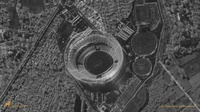
#> input picture IP/Lab_1/sar_1.jpg, 200 x 112 px, shrunk from 1200 x 675 before the run, found by its file name
$ jupyter execute 'DE_IP_2025_Task_2_Ermakov_3823B1PR3 (1).ipynb'
#> lines starting #> are read from the running program, lines starting #| are printed output that depends on the picture; long printed decimals are rounded
[cell 1]
import numpy as np
import cv2
import matplotlib.pyplot as plt

# Наложение и удаление шума

[cell 2]
image = cv2.imread('sar_1.jpg')
#> image is the input picture: shape (112, 200, 3); mean B, G, R 78, 78.2, 78.3
image_gray = cv2.cvtColor(image, cv2.COLOR_BGR2GRAY)

[cell 3]
plt.imshow(image_gray, cmap="gray")

[cell 4]
# Gaussian noise
mean = 0
stddev = 100
noise_gauss = np.zeros(image_gray.shape, np.uint8)
cv2.randn(noise_gauss, mean, stddev)

[cell 5]
plt.imshow(noise_gauss, cmap="gray")

[cell 6]
# Salt and pepper
noise =  np.random.randint(0, 101, size = (image_gray.shape[0], image_gray.shape[1]), dtype=int)
zeros_pixel = np.where(noise == 0)
ones_pixel = np.where(noise == 100)

[cell 7]
bg_image = np.ones(image_gray.shape, np.uint8) * 128

[cell 8]
bg_image[zeros_pixel] = 0
bg_image[ones_pixel] = 255

[cell 9]
plt.imshow(bg_image, cmap="gray")

[cell 10]
image_noise_gauss = cv2.add(image_gray,noise_gauss)
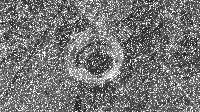
#> image_noise_gauss: shape (112, 200); min 25, max 255, mean 116.9

[cell 11]
plt.imshow(image_noise_gauss, cmap="gray")

[cell 12]
from skimage.metrics import structural_similarity, mean_squared_error
mse_gauss = mean_squared_error(image_gray, image_noise_gauss)
#> mse_gauss = 4324
(ssim, diff) = structural_similarity(image_gray, image_noise_gauss, full=True)
#> ssim = 0.204
print(mse_gauss, ssim)
#| 4323.990 0.2035

[cell 13]
image_gauss_median = cv2.medianBlur(image_noise_gauss, 3)
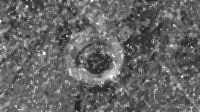
#> image_gauss_median: shape (112, 200); min 34, max 255, mean 101.6

[cell 14]
mse_gauss_median = mean_squared_error(image_gray, image_gauss_median)
#> mse_gauss_median = 1209.4
(ssim_gauss_median, diff) = structural_similarity(image_gray,  image_gauss_median, full=True)
#> ssim_gauss_median = 0.375

[cell 15]
print(mse_gauss_median, ssim_gauss_median)
#| 1209.405 0.3746

[cell 16]
plt.imshow(image_gauss_median, cmap="gray")

[cell 17]
import copy

image_sp = copy.deepcopy(image_gray)

image_sp[zeros_pixel] = 0
image_sp[ones_pixel] = 255

[cell 18]
plt.imshow(image_sp, cmap="gray")

[cell 19]
mse_sp = mean_squared_error(image_gray, image_sp)
#> mse_sp = 418.8
(ssim_sp, diff) = structural_similarity(image_gray, image_sp, full=True)
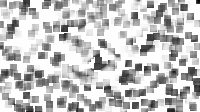
#> diff: shape (112, 200) float64; min -0.159, max 1, mean 0.729; drawn with min black and max white
#> ssim_sp = 0.728
print(mse_sp, ssim_sp)
#| 418.826 0.7284

[cell 20]
image_sp_median = cv2.medianBlur(image_sp, 3)
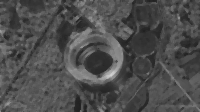
#> image_sp_median: shape (112, 200); min 33, max 210, mean 77.8

[cell 21]
mse_sp_median = mean_squared_error(image_gray, image_sp_median)
#> mse_sp_median = 149.6
(ssim_sp_median, diff) = structural_similarity(image_gray, image_sp_median, full=True)
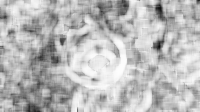
#> diff: shape (112, 200) float64; min 0.0378, max 0.996, mean 0.728
#> ssim_sp_median = 0.729
print(mse_sp_median, ssim_sp_median)
#| 149.563 0.7289

# Другие типы фильтров

[cell 22]
image_gauss_gauss = cv2.GaussianBlur(image_noise_gauss,(5,5),0)

[cell 23]
image_gauss_bilat = cv2.bilateralFilter(image_noise_gauss,9,75,75)

[cell 24]
image_gauss_nlm = cv2.fastNlMeansDenoising(image_noise_gauss, h = 20)

[cell 25]
import math

def geom(a):
    prod = 1
    for i in range(a.shape[0]):
        prod1 = 1
        for j in range(a.shape[1]):
            prod1 *= a[i,j]
        prod1 = math.pow(prod1, 1.0/9.0)
        prod *= prod1
    return prod

def proc(img, filter):
    img_res = copy.deepcopy(img)
    for i in range(0,img.shape[0] -2):
        for j in range(0,img.shape[1] -2):
            img_res[i:i+3, j:j+3] = filter(img[i:i+3, j:j+3])
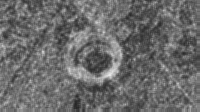
#> img_res: shape (112, 200); min 38, max 232, mean 106
    return img_res

res = proc(image_noise_gauss, geom)

[cell 26]
plt.imshow(res, cmap="gray")

[cell 27]
mse_geom = mean_squared_error(image_gray, res)
(ssim_geom, diff) = structural_similarity(image_gray, res, full=True)
print(mse_geom, ssim_geom)
#| 1310.651 0.3242

# 2D свертка

[cell 28]
# averaging filter
kernel_5 = np.ones((5,5),np.float32)/25
image_k5 = cv2.filter2D(image_gray,-1,kernel_5)
# blured_image = cv2.blur(img,(5,5))
image_b5 = cv2.blur(image_gray,(5,5))

[cell 29]
mse_kb = mean_squared_error(image_k5, image_b5)
(ssim_kb, diff) = structural_similarity(image_k5, image_b5, full=True)
#> diff: shape (112, 200) float64; every value is 1
print(mse_kb, ssim_kb)
#| 0.0 1.0

[cell 30]
# Laplasian
kernel_lapl = np.array([[0,-10,0],
                        [-10,40,-10],
                        [0,-10,0]], np.float32)

[cell 31]
image_lapl = cv2.filter2D(image_gray,-1,kernel_lapl)

[cell 32]
plt.imshow(image_lapl, cmap="gray")

[cell 33]
# ДЗ 2
# Зашумить изображение при помощи шума гаусса, постоянного шума.
# Протестировать медианный фильтр, фильтр гаусса, билатериальный фильтр, фильтр нелокальных средних с различными параметрами.
# Выяснить, какой фильтр показал лучший результат фильтрации шума.

[cell 34]
import cv2
import numpy as np
import matplotlib.pyplot as plt

def psnr(img1, img2):
    mse = np.mean((img1 - img2) ** 2)
    if mse == 0:
        return float('inf')
    max_pixel = 255.0
    psnr = 20 * np.log10(max_pixel / np.sqrt(mse))
    return psnr

img = cv2.imread('sar_1.jpg', cv2.IMREAD_GRAYSCALE)

gn = np.random.normal(0, 25, img.shape).astype(np.uint8)
img_gn = cv2.add(img, gn)

un = np.random.uniform(-50, 50, img.shape).astype(np.uint8)
img_un = cv2.add(img, un)

kernel_sizes = [3, 5]
sigma_values = [1, 2]
d_values = [5, 9]
h_values = [10, 20]

for i in range(2):

    kernel_size = kernel_sizes[i]
    sigma = sigma_values[i]
    d = d_values[i]
    h = h_values[i]

    mf_gn = cv2.medianBlur(img_gn, kernel_size)
    gf_gn = cv2.GaussianBlur(img_gn, (kernel_size, kernel_size), sigma)
    bf_gn = cv2.bilateralFilter(img_gn, d, 75, 75)
    nlm_gn = cv2.fastNlMeansDenoising(img_gn, None, h, 7, 21)

    mf_un = cv2.medianBlur(img_un, kernel_size)
    gf_un = cv2.GaussianBlur(img_un, (kernel_size, kernel_size), sigma)
    bf_un = cv2.bilateralFilter(img_un, d, 75, 75)
    nlm_un = cv2.fastNlMeansDenoising(img_un, None, h, 7, 21)

    titles_gn = ['Original', 'Gaussian Noise',
                 f'Median (Kernel={kernel_size})', f'Gaussian (Kernel={kernel_size}, Sigma={sigma})',
                 f'Bilateral (d={d})', f'Non-Local Means (h={h})']
    images_gn = [img, img_gn, mf_gn, gf_gn, bf_gn, nlm_gn]

    plt.figure(figsize=(15, 5))
    plt.suptitle(f'Параметры {i + 1}: Gaussian Noise', fontsize=16)
    for j in range(len(images_gn)):
        plt.subplot(2, 3, j + 1)
        plt.imshow(images_gn[j], cmap='gray')
        plt.title(titles_gn[j])
        plt.axis('off')

    plt.tight_layout()
    plt.show()

[cell 35]
print(f"PSNR for Median Filter (Gaussian, Kernel={kernel_size}):", psnr(img, mf_gn))
#| PSNR for Median Filter (Gaussian, Kernel=5): 27.576
print(f"PSNR for Gaussian Filter (Gaussian, Kernel={kernel_size}, Sigma={sigma}):", psnr(img, gf_gn))
#| PSNR for Gaussian Filter (Gaussian, Kernel=5, Sigma=2): 27.814
print(f"PSNR for Bilateral Filter (Gaussian, d={d}):", psnr(img, bf_gn))
#| PSNR for Bilateral Filter (Gaussian, d=9): 27.601
print(f"PSNR for Non-Local Means (Gaussian, h={h}):", psnr(img, nlm_gn))
#| PSNR for Non-Local Means (Gaussian, h=20): 28.115

[cell 36]
titles_un = ['Original', 'Uniform Noise',
             f'Median (Kernel={kernel_size})', f'Gaussian (Kernel={kernel_size}, Sigma={sigma})',
             f'Bilateral (d={d})', f'Non-Local Means (h={h})']
images_un = [img, img_un, mf_un, gf_un, bf_un, nlm_un]  # ✅ теперь правильно

plt.figure(figsize=(15, 5))
plt.suptitle(f'Параметры {i + 1}: Uniform noise', fontsize=16)
for j in range(len(images_un)):
    plt.subplot(2, 3, j + 1)
    plt.imshow(images_un[j], cmap='gray')
    plt.title(titles_un[j])
    plt.axis('off')
#> this loop made 6 passes

plt.tight_layout()
plt.show()

[cell 37]
print(f"PSNR for Median Filter (Uniform, Kernel={kernel_size}):", psnr(img, mf_un))
#| PSNR for Median Filter (Uniform, Kernel=5): 27.523
print(f"PSNR for Gaussian Filter (Uniform, Kernel={kernel_size}, Sigma={sigma}):", psnr(img, gf_un))
#| PSNR for Gaussian Filter (Uniform, Kernel=5, Sigma=2): 27.916
print(f"PSNR for Bilateral Filter (Uniform, d={d}):", psnr(img, bf_un))
#| PSNR for Bilateral Filter (Uniform, d=9): 27.591
print(f"PSNR for Non-Local Means (Uniform, h={h}):", psnr(img, nlm_un))
#| PSNR for Non-Local Means (Uniform, h=20): 27.858

[cell 38]
img2 = cv2.imread('img.jpg', cv2.IMREAD_GRAYSCALE)
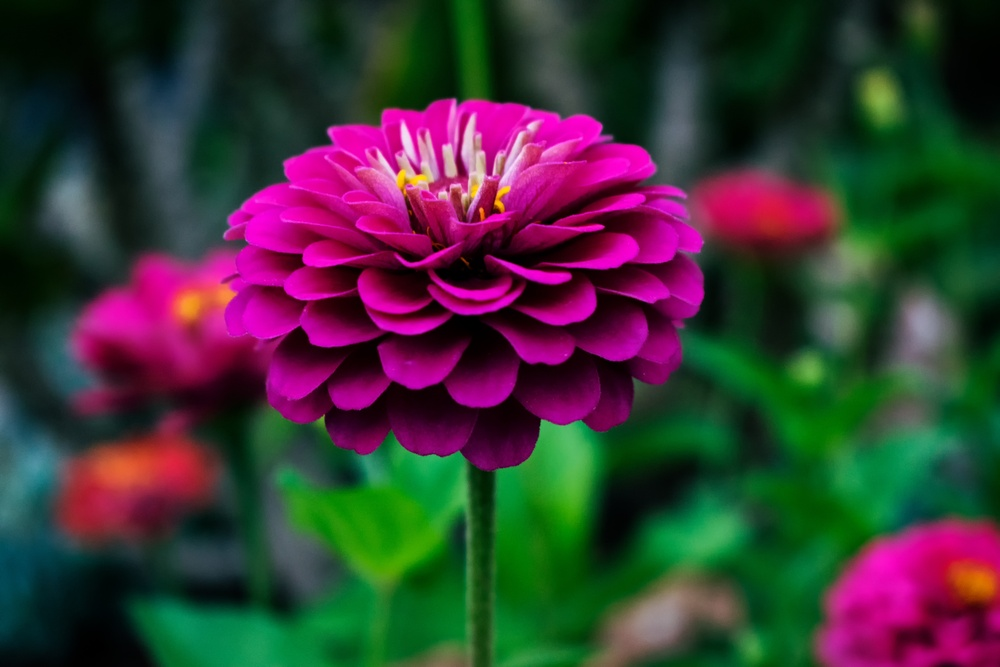
#> input picture IP/Lab_1/img.jpg, 1000 x 667 px, shrunk from 6000 x 4000 before the run, found by its file name
#> img2: shape (667, 1000); min 0, max 233, mean 55.5
frequencies = [0.1, 0.25, 0.5]
kernel = np.ones((3, 3), np.uint8)
plt.figure(figsize=(15, 5))

for i, freq in enumerate(frequencies):
    spn = np.random.choice([0, 255], size=img2.shape, p=[1 - freq, freq])
    spn = spn.astype(np.uint8)
    img2_sp = cv2.add(img2, spn)

    opening = cv2.morphologyEx(img2_sp, cv2.MORPH_OPEN, kernel)
    closing = cv2.morphologyEx(img2_sp, cv2.MORPH_CLOSE, kernel)

    plt.subplot(3, 3, i * 3 + 1)
    plt.imshow(img2_sp, cmap='gray')
    plt.title(f'Шум (частота={freq})')
    plt.axis('off')

    plt.subplot(3, 3, i * 3 + 2)
    plt.imshow(opening, cmap='gray')
    plt.title('Открытие')
    plt.axis('off')

    plt.subplot(3, 3, i * 3 + 3)
    plt.imshow(closing, cmap='gray')
    plt.title('Закрытие')
    plt.axis('off')
#> this loop made 3 passes
#> pass 1, `closing = cv2.morphologyEx(img2_sp, cv2.MORPH_CLOSE, kernel)`:
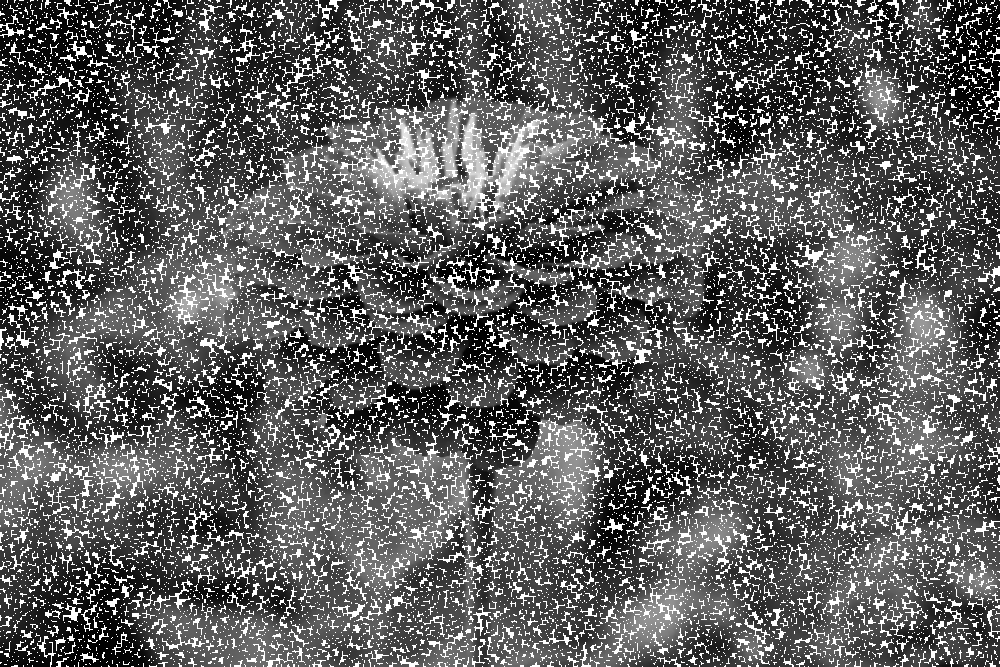
#> closing: shape (667, 1000); min 0, max 255, mean 96.1
#> after the loop:
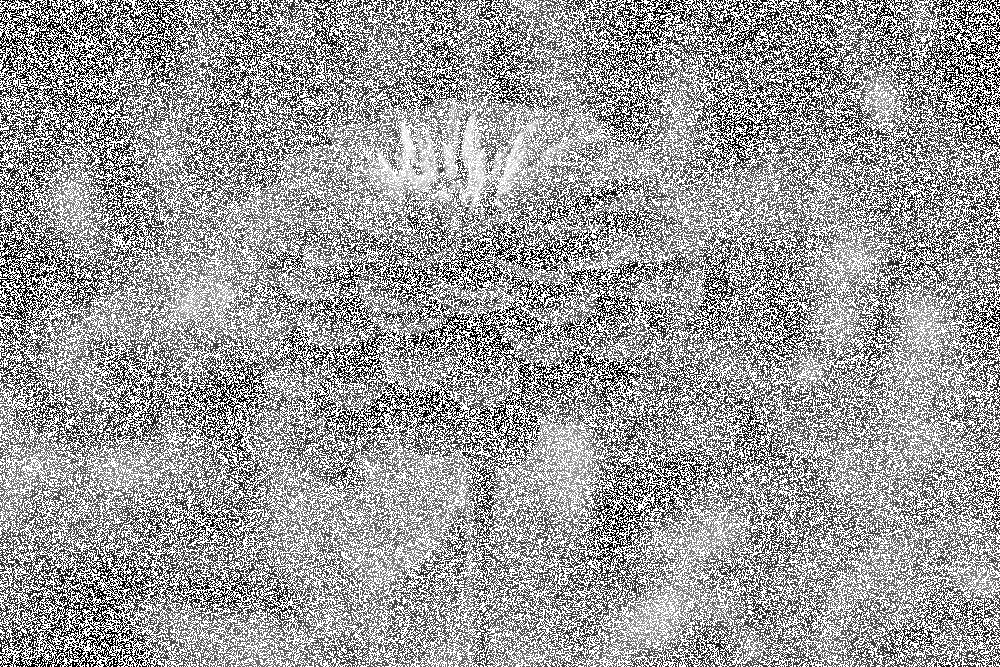
#> img2_sp: shape (667, 1000); min 0, max 255, mean 155.3

plt.tight_layout()
plt.show()
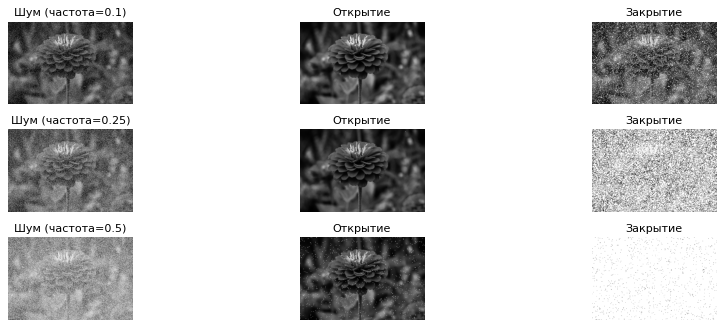
#> figure drawn by matplotlib, 9 panels

[cell 39]
# --- Сравнение результатов по PSNR ---
results_gn = {
    "Median": psnr(img, mf_gn),
    "Gaussian": psnr(img, gf_gn),
    "Bilateral": psnr(img, bf_gn),
    "NLM": psnr(img, nlm_gn)
}

results_un = {
    "Median": psnr(img, mf_un),
    "Gaussian": psnr(img, gf_un),
    "Bilateral": psnr(img, bf_un),
    "NLM": psnr(img, nlm_un)
}

# Выбор лучшего фильтра по максимальному PSNR
best_gn = max(results_gn, key=results_gn.get)
best_un = max(results_un, key=results_un.get)

# Вывод результатов
print(f"\n=== Параметры {i + 1} ===")
print("Gaussian noise:")
for k, v in results_gn.items():
    print(f"  {k}: PSNR = {v:.2f}")
#> this loop made 4 passes
#> (k, v) on passes 1 to 4: ('Median', 27.58), ('Gaussian', 27.81), ('Bilateral', 27.6), ('NLM', 28.12)
#|   Median: PSNR = 27.58
#|   Gaussian: PSNR = 27.81
#|   Bilateral: PSNR = 27.60
#|   NLM: PSNR = 28.12
print(f" Лучший фильтр для Gaussian noise: {best_gn} (PSNR={results_gn[best_gn]:.2f})")
#|  Лучший фильтр для Gaussian noise: NLM (PSNR=28.12)

print("\nUniform noise:")
for k, v in results_un.items():
    print(f"  {k}: PSNR = {v:.2f}")
#> this loop made 4 passes
#> (k, v) on passes 1 to 4: ('Median', 27.52), ('Gaussian', 27.92), ('Bilateral', 27.59), ('NLM', 27.86)
#|   Median: PSNR = 27.52
#|   Gaussian: PSNR = 27.92
#|   Bilateral: PSNR = 27.59
#|   NLM: PSNR = 27.86
print(f" Лучший фильтр для Uniform noise: {best_un} (PSNR={results_un[best_un]:.2f})")
#|  Лучший фильтр для Uniform noise: Gaussian (PSNR=27.92)
